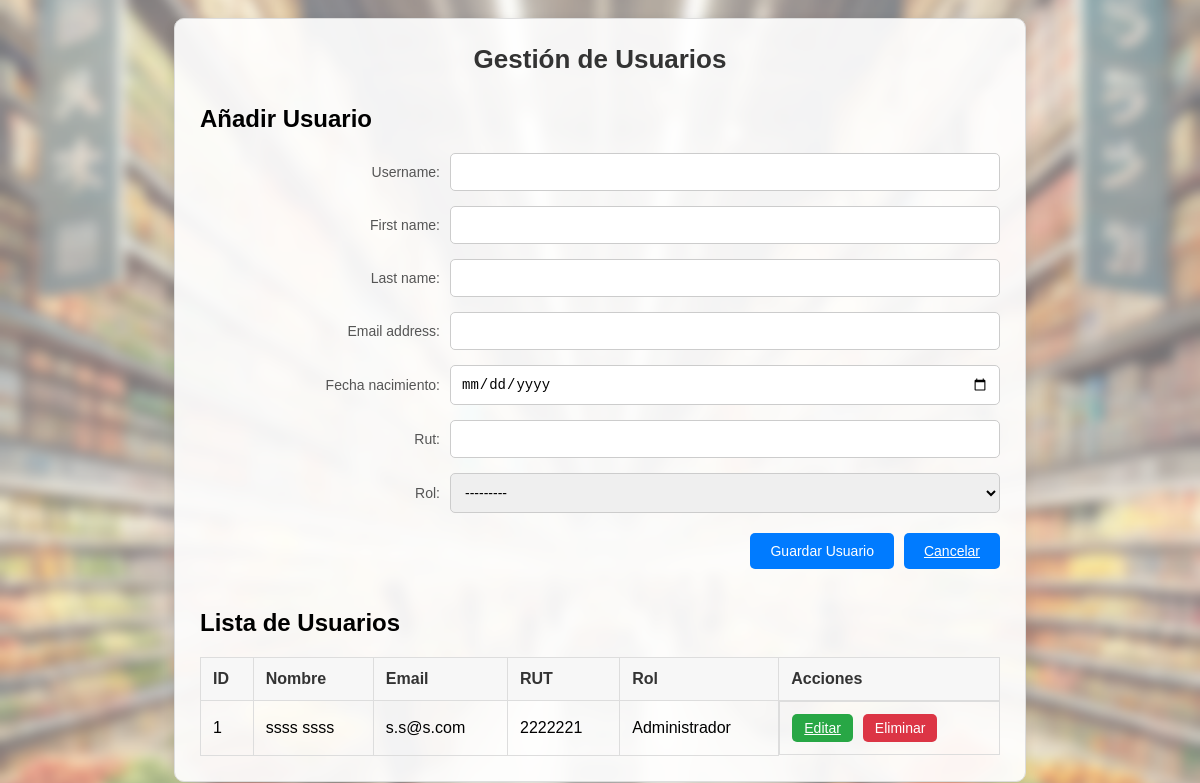
Before: /gestionUsuarios/ with the older database file.
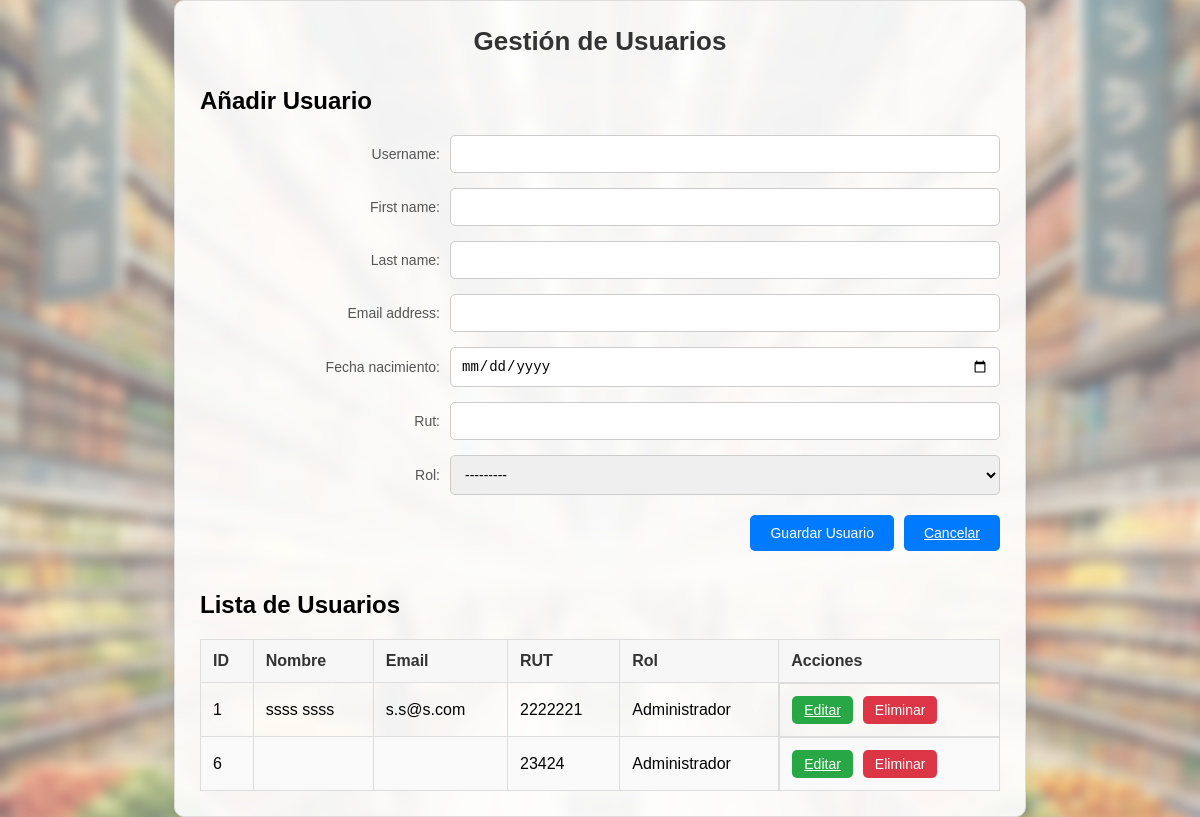
After: the same page with the newer database file.
### usuarios/models.py (models this page shows, shortened)
class Usuario(AbstractUser):
    fecha_nacimiento = models.DateField()
    rut = models.CharField(max_length=12, unique=True)
    ROL_CHOICES = [
        ('Administrador', 'Administrador'),
        ('Usuario general', 'Usuario general'),
    ]
    rol = models.CharField(max_length=15, choices=ROL_CHOICES)
    groups = models.ManyToManyField(
        Group,
        related_name="custom_user_set",  # Use a custom related_name
        blank=True
    )
    user_permissions = models.ManyToManyField(
        Permission,
        related_name="custom_user_set_permissions",  # Use a custom related_name
        blank=True
    )

### usuarios/views.py (the view, shortened to what this page needs)
# urls.py: path('gestionUsuarios/', usuarios_views.gestionUsuarios, name='gestionUsuarios'),
def gestionUsuarios(request, usuario_id=None):
    if usuario_id:
        usuario = get_object_or_404(Usuario, id=usuario_id)
        form = UsuarioForm(instance=usuario)  # Cargar datos existentes
    else:
        usuario = None  # Para un nuevo usuario
        form = UsuarioForm()
    usuarios = Usuario.objects.all()  # Obtener todos los usuarios
    return render(request, 'usuarios/gestionUsuarios.html', {
        'form': form,
        'usuarios': usuarios,
        'usuario_id': usuario_id
    })

### usuarios/forms.py
class UsuarioForm(forms.ModelForm):
    class Meta:
        model = Usuario
        fields = ['username', 'first_name', 'last_name', 'email', 'fecha_nacimiento', 'rut', 'rol']
        widgets = {
            'username': forms.TextInput(attrs={'class': 'form-group-input'}),
            'first_name': forms.TextInput(attrs={'class': 'form-group-input'}),
            'last_name': forms.TextInput(attrs={'class': 'form-group-input'}),
            'email': forms.EmailInput(attrs={'class': 'form-group-input'}),
            'fecha_nacimiento': forms.DateInput(attrs={'type': 'date', 'class': 'form-group-input'}),
            'rut': forms.TextInput(attrs={'class': 'form-group-input'}),
            'rol': forms.Select(attrs={'class': 'form-group-input'}),
        }

### usuarios/templates/usuarios/gestionUsuarios.html (shortened to what this page needs)
<!DOCTYPE html>
<html lang="es">
<head>
    {% load static %}
    <link rel="stylesheet" href="{% static 'usuarios/styles.css' %}">
</head>
<body>
    <div class="container">
        <h1>Gestión de Usuarios</h1>
        <div class="form-section">
            <h2>{% if usuario_id %}Editar Usuario{% else %}Añadir Usuario{% endif %}</h2>
            <form method="post">
                {% for field in form %}
                <div class="form-group">
                    <label for="{{ field.id_for_label }}">{{ field.label }}:</label>
                    {{ field }}
                </div>
                {% endfor %}
                <div class="button-container">
                    <button type="submit" class="button">
                        {% if usuario_id %}Actualizar Usuario{% else %}Guardar Usuario{% endif %}
                    </button>
                    <a href="{% url 'gestionUsuarios' %}" class="button delete">Cancelar</a>
                </div>
            </form>
        </div>
        <div class="table-container">
            <h2>Lista de Usuarios</h2>
            <table>
                <thead>
                    <tr>
                        <th>ID</th>
                        <th>Nombre</th>
                        <th>Email</th>
                        <th>RUT</th>
                        <th>Rol</th>
                        <th>Acciones</th>
                    </tr>
                </thead>
                <tbody>
                    {% for usuario in usuarios %}
                    <tr>
                        <td>{{ usuario.id }}</td>
                        <td>{{ usuario.first_name }} {{ usuario.last_name }}</td>
                        <td>{{ usuario.email }}</td>
                        <td>{{ usuario.rut }}</td>
                        <td>{{ usuario.rol }}</td>
                        <td class="action-buttons">
                            <a href="{% url 'gestionUsuarios' usuario.id %}" class="button">Editar</a>
                            <form method="post" action="{% url 'eliminarUsuario' usuario.id %}" style="display:inline;">
                                <button type="submit" class="button delete" onclick="return confirm('¿Estás seguro de que deseas eliminar este usuario?');">Eliminar</button>
                            </form>
                        </td>
                    </tr>
                    {% endfor %}
                </tbody>
            </table>
        </div>
    </div>
</body>
</html>

Changed rows visible on the page:
added Usuario: id "6", rut "23424", rol "Administrador"
